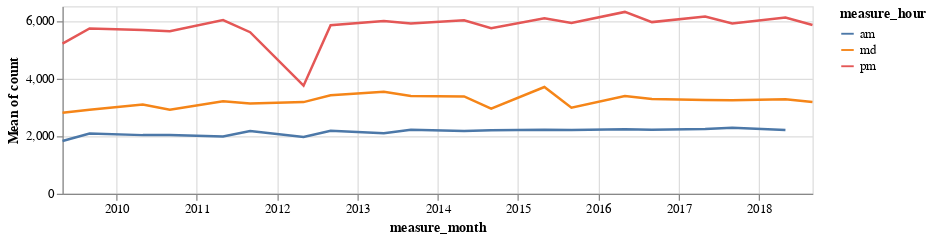

Source (notebook cell):
### Code cell
alt.Chart(df_long).mark_line().encode(
    alt.X("measure_month"),
    alt.Y('mean(count)'),
    color='measure_hour'
).properties(
    width=600, 
    height=150
)

### Figure 1 — Vega-Lite specification as saved in the notebook (floating-point values rounded to 4 significant figures; data arrays with more than 128 entries replaced by an {"elided": "..."} marker saying what was removed)
{"config": {"view": {"continuousWidth": 400, "continuousHeight": 300}}, "data": {"name": "data-602585cb51ebc7e44dacd346bb58ee5b"}, "mark": "line", "encoding": {"color": {"type": "nominal", "field": "measure_hour"}, "x": {"type": "temporal", "field": "measure_month"}, "y": {"type": "quantitative", "aggregate": "mean", "field": "count"}}, "height": 150, "width": 600, "$schema": "https://vega.github.io/schema/vega-lite/v4.0.2.json", "datasets": {"data-602585cb51ebc7e44dacd346bb58ee5b": {"elided": "6667 records"}}}
